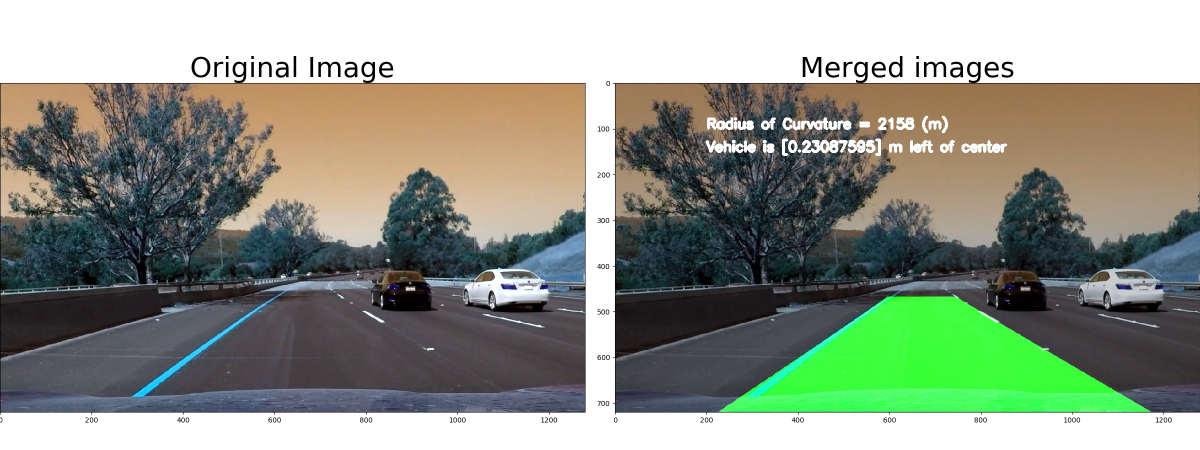
#> input picture examples/final_images/test6.jpg, 2400 x 900 px, found by its file name (shown at 1/2 size)
$ jupyter execute --allow-errors project.ipynb   (shell and % lines are left out)   (older library calls are emulated)
#> lines starting #> are read from the running program, lines starting #| are printed output that depends on the picture; after the words box and inside, x2 and y2 are one past the last pixel; in counts of white or black regions, pixels touching at a corner belong together
## Advanced Lane Finding Project

The goals / steps of this project are the following:

* Compute the camera calibration matrix and distortion coefficients given a set of chessboard images.
* Apply a distortion correction to raw images.
* Use color transforms, gradients, etc., to create a thresholded binary image.
* Apply a perspective transform to rectify binary image ("birds-eye view").
* Detect lane pixels and fit to find the lane boundary.
* Determine the curvature of the lane and vehicle position with respect to center.
* Warp the detected lane boundaries back onto the original image.
* Output visual display of the lane boundaries and numerical estimation of lane curvature and vehicle position.

---
## Computation of the camera calibration using chessboard images

[cell 1]
import numpy as np
import cv2
import glob
import matplotlib.image as mpimg
import matplotlib.pyplot as plt

# prepare object points, like (0,0,0), (1,0,0), (2,0,0) ....,(6,5,0)
objp = np.zeros((6*9,3), np.float32)
objp[:,:2] = np.mgrid[0:9,0:6].T.reshape(-1,2)

# Arrays to store object points and image points from all the images.
objpoints = [] # 3d points in real world space
imgpoints = [] # 2d points in image plane.

# Make a list of calibration images
images = glob.glob('../camera_cal/calibration*.jpg')

# Step through the list and search for chessboard corners
for fname in images:
    img = cv2.imread(fname)
    gray = cv2.cvtColor(img,cv2.COLOR_BGR2GRAY)

    # Find the chessboard corners
    ret, corners = cv2.findChessboardCorners(gray, (9,6),None)

    # If found, add object points, image points
    if ret == True:
        objpoints.append(objp)
        imgpoints.append(corners)

        # Draw and display the corners
        img = cv2.drawChessboardCorners(img, (9,6), corners, ret)
        cv2.imshow('img',img)
        cv2.waitKey(500)

cv2.destroyAllWindows()

## Applying camera calibration and undistortion to images

[cell 2]
#Calibration and Undistortion
def cal_undis(img, objpoints, imgpoints):
    #img_gray = cv2.cvtColor(img, cv2.COLOR_BGR2GRAY)
    img_shp = (img.shape[1],img.shape[0])
    retVal, camMat, distCoef, rvec, tvec = cv2.calibrateCamera(objpoints, imgpoints, img_shp,None, None)
    img_undx = cv2.undistort(img,camMat,distCoef,None, camMat)
    return img_undx

[cell 3]
for fname in images:
    img = cv2.imread(fname)
    img_undxt = cal_undis(img, objpoints, imgpoints)
    f, (ax1, ax2) = plt.subplots(1, 2, figsize=(24, 9))
    #Show undistortion
    f.tight_layout()
    ax1.imshow(img)
    ax1.set_title('Original Image', fontsize=50)
    ax2.imshow(img_undxt)
    ax2.set_title('Undistorted Image', fontsize=50)
    plt.subplots_adjust(left=0., right=1, top=0.9, bottom=0.)
    cv2.waitKey(500)
cv2.destroyAllWindows()

## Thresholding x,y,mag,dir,rgb,hls

[cell 4]
def abs_sob(img, orient,sobel_kernel=3, thresh=(0, 255)):
    low_th=thresh[0]
    high_th=thresh[1]
    gray = cv2.cvtColor(img, cv2.COLOR_BGR2GRAY)
    if orient == 'x':
        abs_sobel = np.absolute(cv2.Sobel(gray, cv2.CV_64F, 1, 0))
    if orient == 'y':
        abs_sobel = np.absolute(cv2.Sobel(gray, cv2.CV_64F, 0, 1))
    sc_sob = np.uint8(255*abs_sobel/np.max(abs_sobel))
    sbinary = np.zeros_like(sc_sob)
    sbinary[(sc_sob >= low_th) & (sc_sob <= high_th)] = 1
    return sbinary

def mag_thresh(img, sobel_kernel=3, mag_thresh=(0, 255)):
    # Convert to grayscale
    gray = cv2.cvtColor(img, cv2.COLOR_RGB2GRAY)
    # Take both Sobel x and y gradients
    sobelx = cv2.Sobel(gray, cv2.CV_64F, 1, 0, ksize=sobel_kernel)
    sobely = cv2.Sobel(gray, cv2.CV_64F, 0, 1, ksize=sobel_kernel)
    # Calculate the gradient magnitude
    gradmag = np.sqrt(sobelx**2 + sobely**2)
    # Rescale to 8 bit
    scale_factor = np.max(gradmag)/255
    gradmag = (gradmag/scale_factor).astype(np.uint8)
    # Create a binary image of ones where threshold is met, zeros otherwise
    binary_output = np.zeros_like(gradmag)
    binary_output[(gradmag >= mag_thresh[0]) & (gradmag <= mag_thresh[1])] = 1
    # Return the binary image
    return binary_output

def dir_threshold(img, sobel_kernel=3, thresh=(0, np.pi/2)):
    # Grayscale
    gray = cv2.cvtColor(img, cv2.COLOR_RGB2GRAY)
    # Calculate the x and y gradients
    sobelx = cv2.Sobel(gray, cv2.CV_64F, 1, 0, ksize=sobel_kernel)
    sobely = cv2.Sobel(gray, cv2.CV_64F, 0, 1, ksize=sobel_kernel)
    # Take the absolute value of the gradient direction,
    # apply a threshold, and create a binary image result
    absgraddir = np.arctan2(np.absolute(sobely), np.absolute(sobelx))
    binary_output =  np.zeros_like(absgraddir)
    binary_output[(absgraddir >= thresh[0]) & (absgraddir <= thresh[1])] = 1
    # Return the binary image
    return binary_output

def hls_select(img, thresh=(0, 255)):
    hls = cv2.cvtColor(img, cv2.COLOR_RGB2HLS)
    s_channel = hls[:,:,2]
    binary_output = np.zeros_like(s_channel)
    binary_output[(s_channel > thresh[0]) & (s_channel <= thresh[1])] = 1
    return binary_output

# [5 lines left out: function rgb_select, not called in this run]


ksize = 3 # Choose a larger odd number to smooth gradient measurements

[cell 5]
# Apply a combination of the thresholding functions
def find_thresh(image,ksize,xlo,xhi,ylo,yhi,mlo,mhi,dlo,dhi,hlo,hhi):
    gradx = abs_sob(image, orient='x', sobel_kernel=ksize, thresh=(xlo, xhi))
    grady = abs_sob(image, orient='y', sobel_kernel=ksize, thresh=(ylo, yhi))
    mag_binary = mag_thresh(image, sobel_kernel=17, mag_thresh=(mlo, mhi))
    dir_binary = dir_threshold(image, sobel_kernel=13, thresh=(dlo, dhi))
    grad_hls = hls_select(image, thresh=(hlo, hhi))
    ned = np.zeros_like(dir_binary)
    ned[((gradx == 1) & (grady == 1)) | ((mag_binary == 1) & (dir_binary == 1))|(grad_hls == 1)] = 1
    return ned

*Uncomment this if you want to save image output*

[cell 6]
#cv2.imwrite('../output_images/test5.jpg',255*thresh_img)

### Applying Perspective Transform to binary images

#> (a cell that did not finish here is left out)

[cell 8]
image = mpimg.imread('../test_images/test6.jpg')
#> image is the input picture: shape (900, 2400, 3); mean R, G, B 141.3, 148.2, 134.7
imrg = 255*find_thresh(image,17,72,199,20,100,103,224,0.7,1.3,200,255)
#> in find_thresh, `gradx = abs_sob(image, orient='x', sobel_kernel=ksize, thresh=(xlo, xh..`:
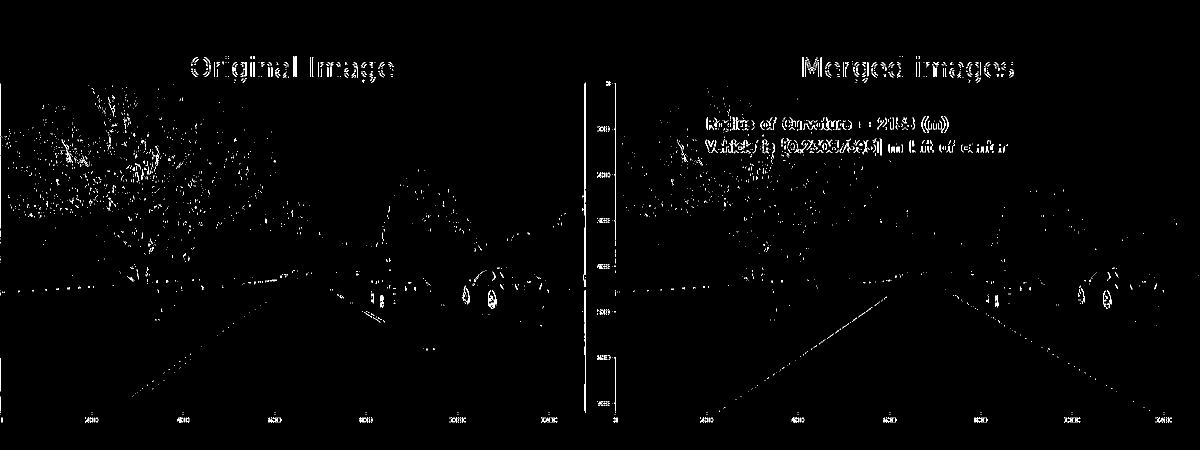
#> gradx: shape (900, 2400) (shown at 1/2 size); values 0 (black) and 1 (white), 1% white in thin lines or dots, all inside (x1, y1, x2, y2) = (1, 112, 2398, 845)
#> in mag_thresh, `sobely = cv2.Sobel(gray, cv2.CV_64F, 0, 1, ksize=sobel_kernel)`:
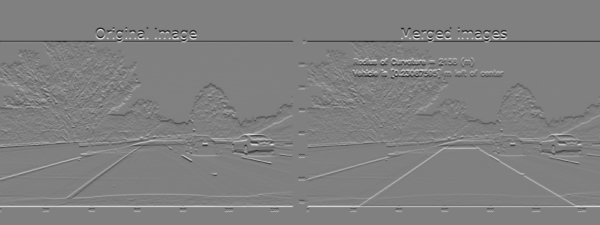
#> sobely: shape (900, 2400) float64 (shown at 1/4 size); min -1.04e+11, max 1.03e+11, mean 0; drawn with min black and max white
#> in mag_thresh, `gradmag = np.sqrt(sobelx**2 + sobely**2)`:
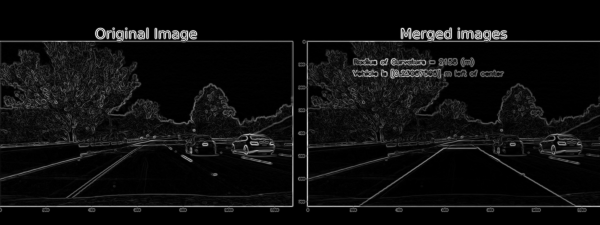
#> gradmag: shape (900, 2400) float64 (shown at 1/4 size); min 0, max 1.07e+11, mean 6.04e+09; drawn with min black and max white
#> in mag_thresh, `scale_factor = np.max(gradmag)/255`: scale_factor = 419162615.4
#> in dir_threshold, `absgraddir = np.arctan2(np.absolute(sobely), np.absolute(sobelx))`:
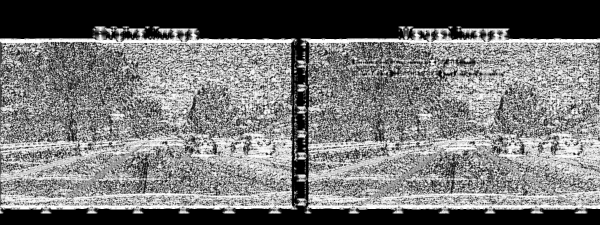
#> absgraddir: shape (900, 2400) float64 (shown at 1/4 size); min 0, max 1.57, mean 0.723; drawn with min black and max white
#> in find_thresh, `dir_binary = dir_threshold(image, sobel_kernel=13, thresh=(dlo, dhi))`:
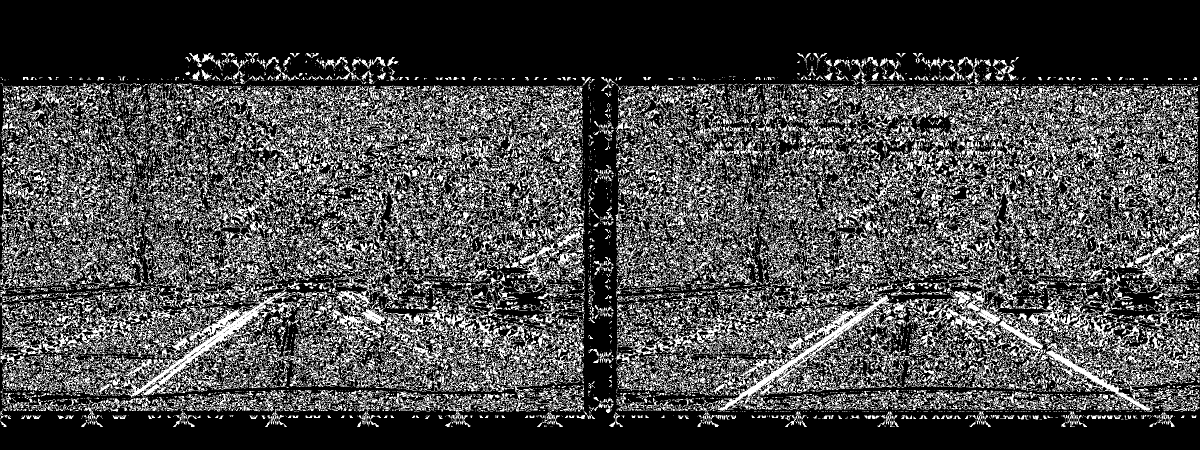
#> dir_binary: shape (900, 2400) float64 (shown at 1/2 size); values 0 (black) and 1 (white), 28.4% white in thin lines or dots, all inside (x1, y1, x2, y2) = (1, 106, 2399, 854)
#> in hls_select, `s_channel = hls[:,:,2]`:
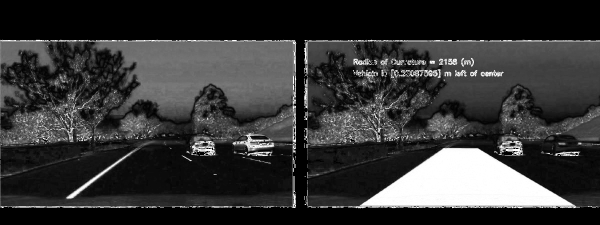
#> s_channel: shape (900, 2400) (shown at 1/4 size); min 0, max 255, mean 52.8
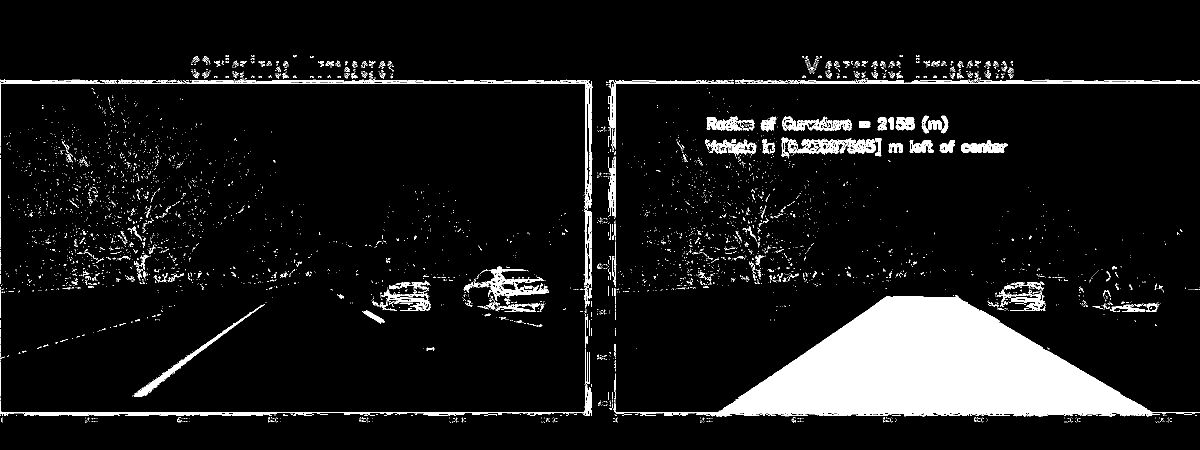
#> imrg: shape (900, 2400) float64 (shown at 1/2 size); 8.6% white; 4848 white regions (4559 under 20 px), largest, box (x1, y1, x2, y2) and area: (1230, 590, 2400, 833) 119422, (374, 157, 1185, 464) 5596, (0, 704, 1184, 832) 4308
#> (the rest of this cell did not finish here and is left out)

src =  np.float32([[(250,720),(565, 475),(755, 475), (1150,720)]])
dst =  np.float32([[300,720],[300,100],[900,100],[900,720]])
M = cv2.getPerspectiveTransform(src, dst)
img_size = (imrg.shape[1],imrg.shape[0])
warped = cv2.warpPerspective(undist, M, img_size)
#Plot the result
f, (ax1, ax2) = plt.subplots(1, 2, figsize=(24, 9))
f.tight_layout()
ax1.imshow(imrg)
ax1.set_title('Original Image', fontsize=50)
ax2.imshow(warped)
ax2.set_title('Combined Gradient', fontsize=50)
plt.subplots_adjust(left=0., right=1, top=0.9, bottom=0.)

#> (a cell that did not finish here is left out)

#> (a cell that did not finish here is left out)

[cell 11]
out_img = np.dstack((imrg, imrg, imrg))*255
print(out_img.shape)
#| (900, 2400, 3)

$ run again, with examples/final_images/test2.jpg copied over examples/final_images/test6.jpg
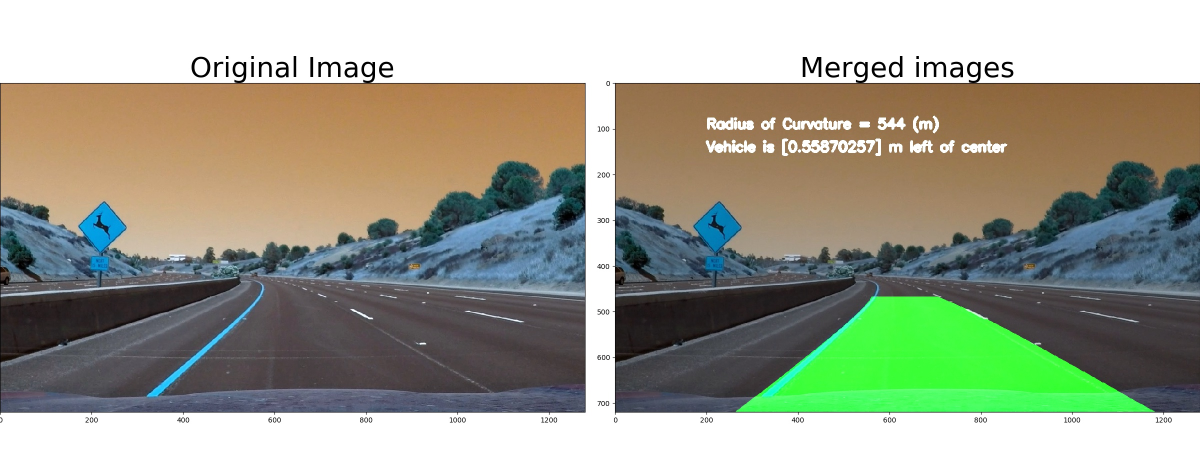
#> input picture examples/final_images/test2.jpg, 2400 x 900 px, found by its file name (shown at 1/2 size)
#> image is the input picture: shape (900, 2400, 3); mean R, G, B 152.4, 155.5, 138.4
#> in find_thresh, `gradx = abs_sob(image, orient='x', sobel_kernel=ksize, thresh=(xlo, xh..`:
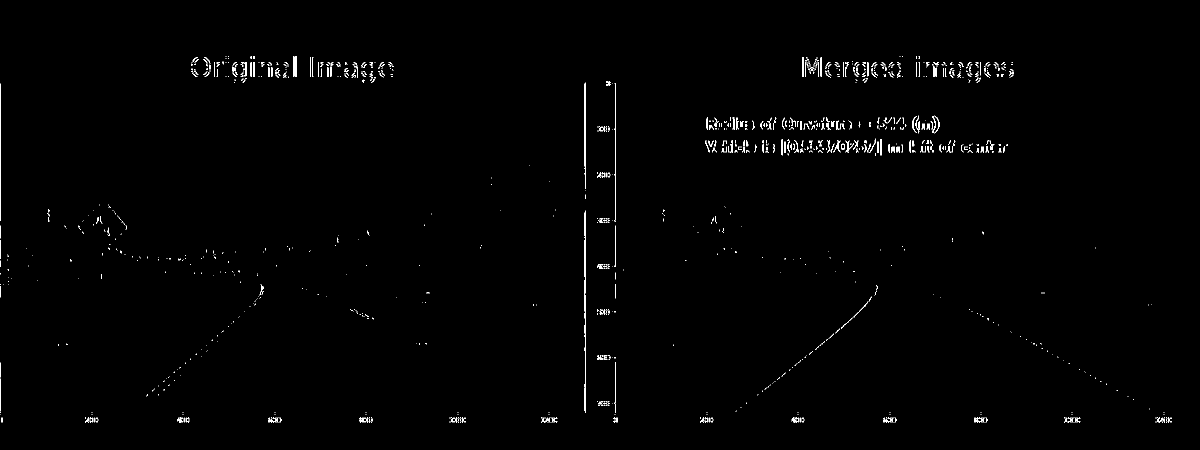
#> gradx: shape (900, 2400) (shown at 1/2 size); values 0 (black) and 1 (white), 0.69% white in thin lines or dots, all inside (x1, y1, x2, y2) = (1, 112, 2344, 845)
#> grady: shape (900, 2400); values 0 (black) and 1 (white), 4.3% white in thin lines or dots, all inside (x1, y1, x2, y2) = (0, 111, 2400, 846)
#> scale_factor = 419162615.4
#> mag_binary: shape (900, 2400); values 0 (black) and 1 (white), 2.1% white; 280 white regions (116 under 20 px), largest, box (x1, y1, x2, y2) and area: (0, 121, 1174, 828) 10655, (1227, 121, 2400, 828) 8345, (0, 121, 495, 169) 1909
#> dir_binary: shape (900, 2400) float64; values 0 (black) and 1 (white), 30.2% white in thin lines or dots, all inside (x1, y1, x2, y2) = (1, 106, 2399, 854)
#> hls: shape (900, 2400, 3); mean of channels 0, 1, 2 51.2, 149.9, 57.7
#> grad_hls: shape (900, 2400); values 0 (black) and 1 (white), 7.7% white; 826 white regions (651 under 20 px), largest, box (x1, y1, x2, y2) and area: (1473, 593, 2306, 823) 110985, (158, 408, 248, 505) 4298, (1388, 408, 1478, 505) 4265
#> `imrg = 255*find_thresh(image,17,72,199,20,100,103,224,0.7,1.3,200,255)`:
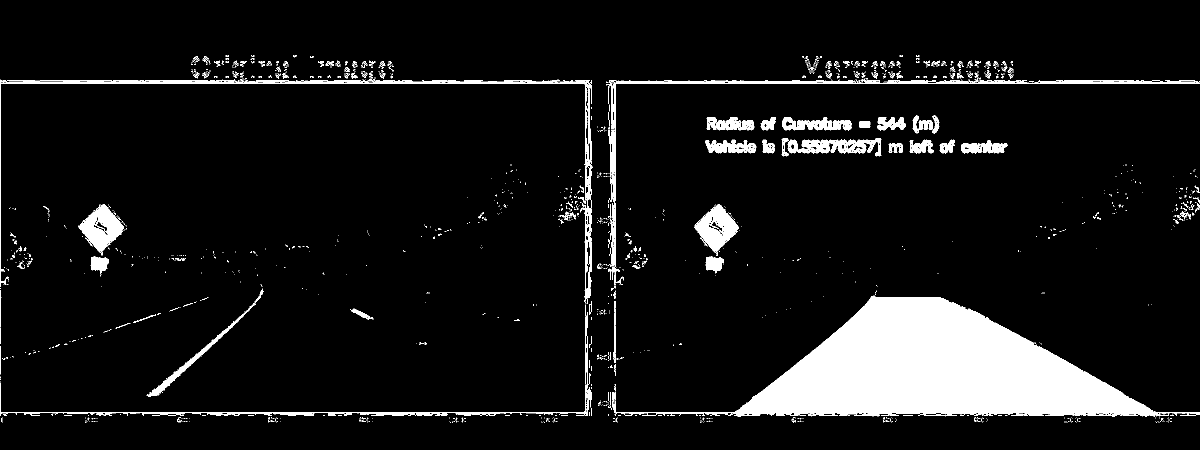
#> imrg: shape (900, 2400) float64 (shown at 1/2 size); 8.1% white; 1917 white regions (1729 under 20 px), largest, box (x1, y1, x2, y2) and area: (1229, 591, 2400, 833) 115832, (0, 157, 1184, 534) 5804, (156, 408, 248, 505) 4354
#| (900, 2400, 3)
